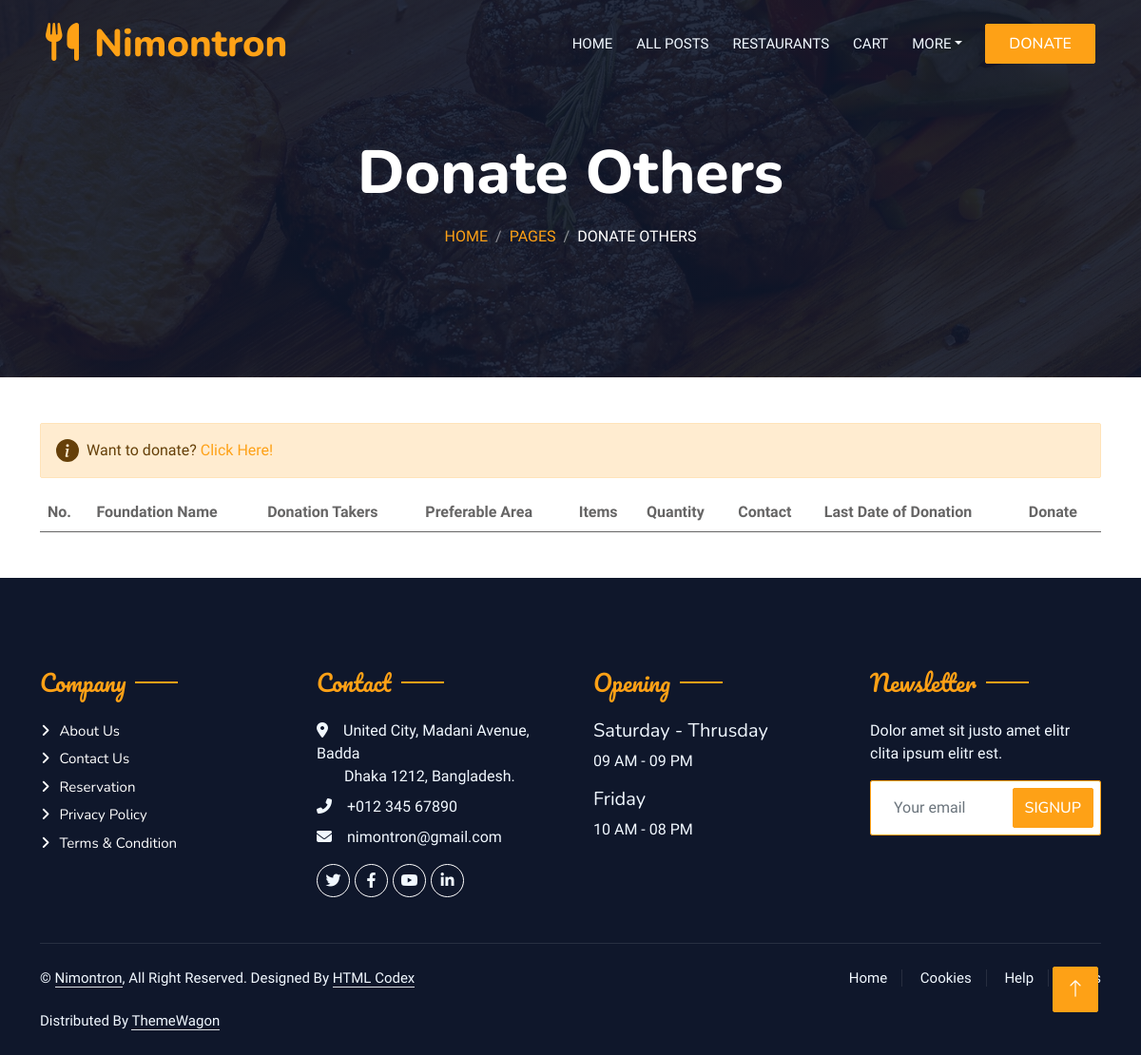
Before: /donate_others (signed in) with the older database file.
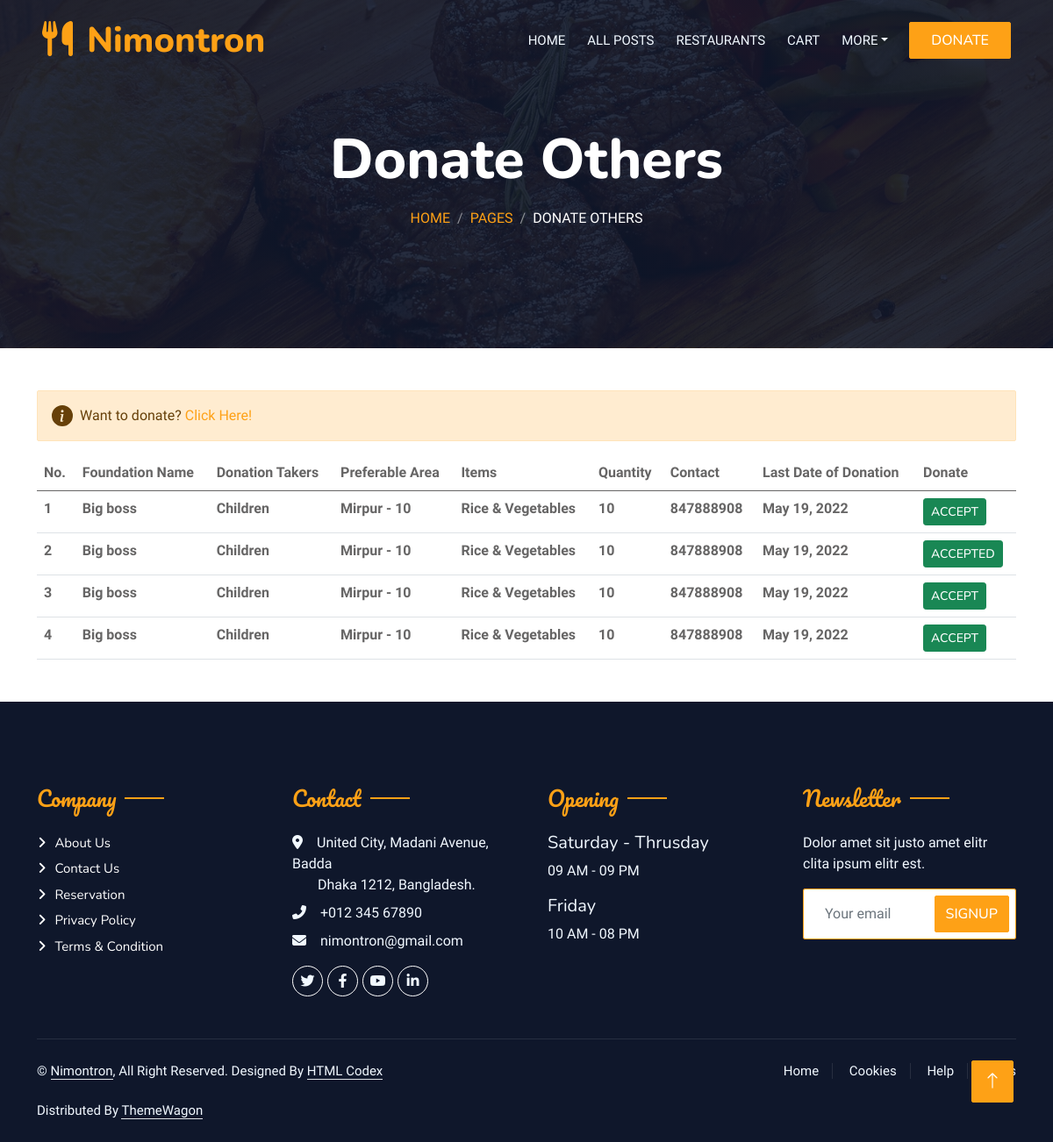
After: the same page with the newer database file.
### customers/models.py (models this page shows, shortened)
class Foundation_Post(models.Model):
    foundation = models.ForeignKey(Foundation, on_delete=models.CASCADE)
    title=models.TextField(max_length=100)
    description = models.TextField(max_length=255)
    items=models.TextField(max_length=100)
    quantity=models.TextField(max_length=100)
    contact=models.TextField(max_length=100)
    area=models.TextField(max_length=100)
    start_date = models.DateField()
    end_date = models.DateField()
    creation_date = models.DateField()
    status = models.CharField(max_length=20, null=True)
    contact_no = models.CharField(max_length=15, null=True)
    fname=models.CharField(max_length=100,null=True)

### customers/views.py (the view)
# urls.py: path('donate_others', views.donate, name='donate'),
def donate(request):
    if not request.user.is_authenticated:
        return redirect('customers:login_as')
    temp['title'] = 'Donate Others'
    temp['sub_title'] = 'Donate Others'
    post = Foundation_Post.objects.all()
    temp['post'] = post
    return render(request, 'customers/donate.html', temp)

### customers/templates/customers/donate.html (shortened to what this page needs)
{% include 'customers/customer_header.html' %}
{% load static %}
<div class="container">
        <div class="alert alert-primary d-flex align-items-center" role="alert">
            <svg class="bi flex-shrink-0 me-2" width="24" height="24" role="img" aria-label="Info:"><use xlink:href="#info-fill"/>
            </svg>
            <div>
                Want to donate? <a href="{% url 'customers:customer_add_donate_post' %}">Click Here!</a>
            </div>
        </div>
    <table class="table">
        <thead>
            <tr>
                <th scope="col">No.</th>
                <th scope="col">Foundation Name</th>
                <th scope="col">Donation Takers</th>
                <th scope="col">Preferable Area</th>
                <th scope="col">Items</th>
                <th scope="col">Quantity</th>
                <th scope="col">Contact</th>
                <th scope="col">Last Date of Donation</th>
                <th scope="col"><span class="ml-4">Donate</span></th>
            </tr>
        </thead>
        <tbody>
            {% for i in post %}
            <tr>
                <th cope="row">{{forloop.counter}}</th>
                <th>{{i.title}}</th>
                <th>{{i.description}}</th>
                <th>{{i.area}}</th>
                <th>{{i.items}}</th>
                <th>{{i.quantity}}</th>
                <th>{{i.contact}}</th>
                <th>{{i.end_date}}</th>
                {% if user.is_authenticated %}
                    {% if i.status == 'pending' %}
                        <td>
                            <a href="{% url 'customers:accept_post' i.id %}" class="btn btn-success btn-sm">Accept
                            </a>
                        </td>
                    {% endif %}
                {% endif %}
                {% if i.status == 'Accepted' %}
                    <td>
                        <a href="#" class="btn btn-success btn-sm">Accepted</a>
                    </td>
                {% endif %}
            </tr>
            {% endfor %}
        </tbody>
    </table>
</div>
{% include 'customers/customer_footer.html' %}

Changed rows visible on the page:
added Foundation_Post: title "Big boss", description "Children", area "Mirpur - 10", items "Rice & Vegetables", quantity "10", contact "847888908", end_date "May 19, 2022", status "ACCEPT"
added Foundation_Post: title "Big boss", description "Children", area "Mirpur - 10", items "Rice & Vegetables", quantity "10", contact "847888908", end_date "May 19, 2022", status "ACCEPTED"
added Foundation_Post: title "Big boss", description "Children", area "Mirpur - 10", items "Rice & Vegetables", quantity "10", contact "847888908", end_date "May 19, 2022", status "ACCEPT"
added Foundation_Post: title "Big boss", description "Children", area "Mirpur - 10", items "Rice & Vegetables", quantity "10", contact "847888908", end_date "May 19, 2022", status "ACCEPT"
